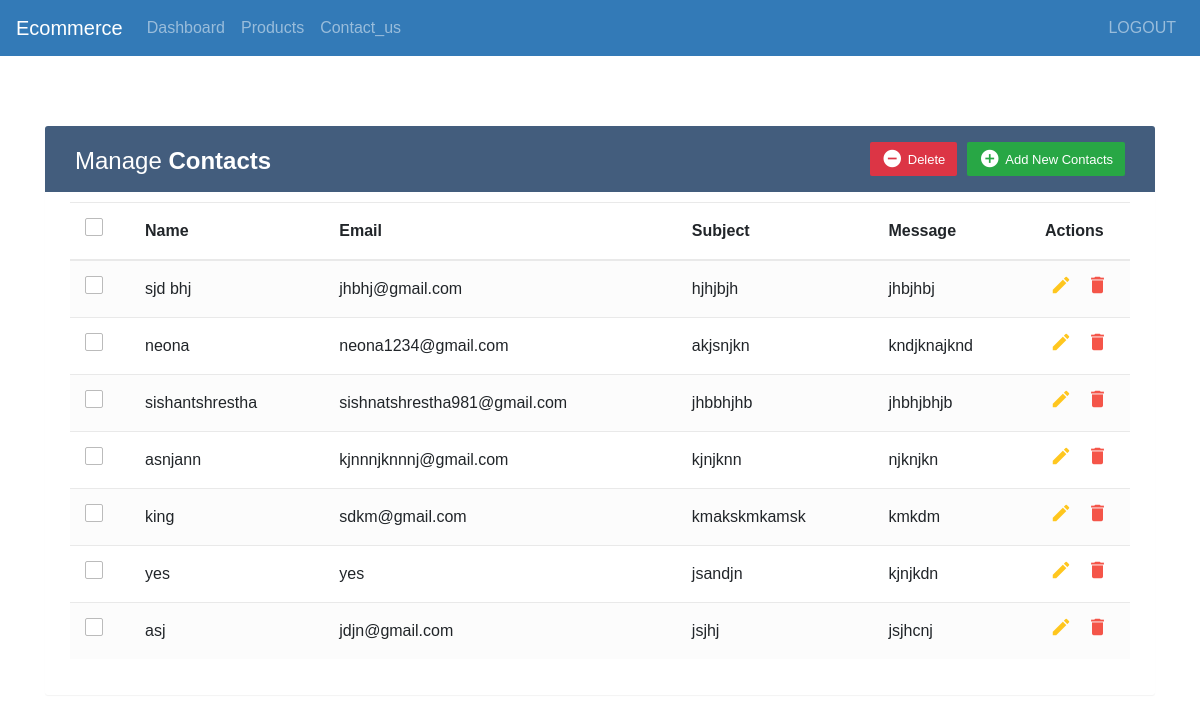
Page /adminpanel/ on the earlier database version.
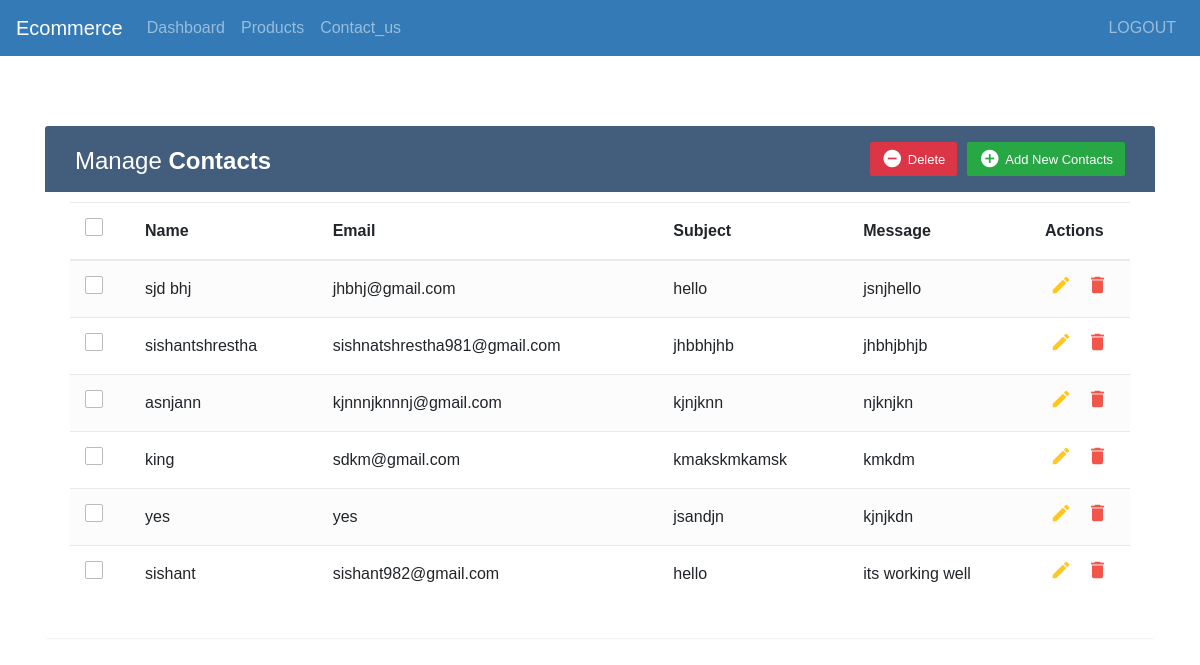
Same page on the later database version.
### neona_sports/models.py (models this page shows, shortened)
class Contact_us(models.Model):
    name = models.CharField(max_length=200)
    email = models.EmailField(max_length=200)
    subject = models.CharField(max_length=300)
    message = models.TextField()
    date = models.DateField(auto_now_add=True)

### neona_sports/views.py (the view)
# urls.py: path('adminpanel/', views.admin, name="adminpanel"),
def admin(request):
    contact = Contact_us.objects.filter()
    data = {
        'contact': contact,
    }
    return render(request, 'admin/adminpanel.html', data)

### neona_sports/templates/admin/adminpanel.html (shortened to what this page needs)
{% extends 'admin/adminbase.html' %}
{% load static %}
{% block content %}
<link rel="stylesheet" href="{% static 'css/style.css'%}">
<link rel="stylesheet" href="https://stackpath.bootstrapcdn.com/bootstrap/4.3.1/css/bootstrap.min.css">
<br></br><br></br>
<div class="container">
	<div class="table-wrapper">
		<div class="table-title">
			<div class="row">
				<div class="col-sm-6">
					<h2>Manage <b>Contacts</b></h2>
				</div>
				<div class="col-sm-6">
					<a href="#addEmployeeModal" class="btn btn-success" data-toggle="modal"><i
							class="material-icons">&#xE147;</i> <span>Add New Contacts</span></a>
					<a href="#deleteEmployeeModal" class="btn btn-danger" data-toggle="modal"><i
							class="material-icons">&#xE15C;</i> <span>Delete</span></a>
				</div>
			</div>
		</div>
		<table class="table table-striped table-hover">
			<thead>
				<tr>
					<th>
						<span class="custom-checkbox">
							<label for="selectAll"></label>
						</span>
					</th>
					<th>Name</th>
					<th>Email</th>
					<th>Subject</th>
					<th>Message</th>
					<th>Actions</th>
				</tr>
			</thead>
			<tbody>
				{% for i in contact %}
				<tr>
					<td>
						<span class="custom-checkbox">
							<label for="checkbox1"></label>
						</span>
					</td>
					<td>{{i.name}}</td>
					<td>{{i.email}}</td>
					<td>{{i.subject}}</td>
					<td>{{i.message}}</td>
					<td>
						<a href="#editEmployeeModal-{{forloop.counter}}" class="edit" data-toggle="modal"><i
								class="material-icons" data-toggle="tooltip" title="Edit">&#xE254;</i></a>
						<a href="#deleteEmployeeModal-{{forloop.counter}}" class="delete" data-toggle="modal"><i
								class="material-icons" data-toggle="tooltip" title="Delete">&#xE872;</i></a>
					</td>
				</tr>
				{% endfor %}
			</tbody>
		</table>
	</div>
</div>
{% endblock %}

Differences in the rows shown:
removed Contact_us: name "neona", email "neona1234@gmail.com", subject "akjsnjkn", message "kndjknajknd"
removed Contact_us: name "asj", email "jdjn@gmail.com", subject "jsjhj", message "jsjhcnj"
changed Contact_us "sjd bhj": subject "hjhjbjh" → "hello"; message "jhbjhbj" → "jsnjhello"
added Contact_us: name "sishant", email "sishant982@gmail.com", subject "hello", message "its working well"
